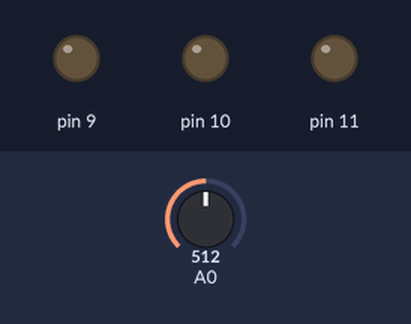
This sketch was run on a simulated Arduino Uno, built with avr-gcc and run on an emulated ATmega328P. Shown: output pins drawn as LEDs (lit = HIGH). The test bench sets the inputs (shaded band); at power-on: A0 = 512. What the sketch prints to the serial monitor is not drawn.

Above: at 0.1 s.
At 0.6 s:
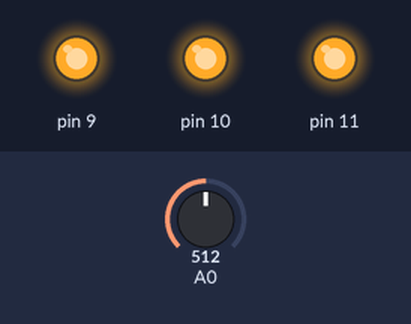
Timing chart, 0 to 2.1 s (numbered marks = the images above):
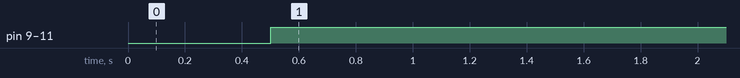

Measured:
- by itself, pin 9–11: LOW → HIGH at 0.50 s

The sketch:

GroundSensor.ino
```cpp
void setup() {
  // put your setup code here, to run once:

Serial.begin(9600);
pinMode(9, OUTPUT);
pinMode(10, OUTPUT);
pinMode(11, OUTPUT);

}

void loop() {
  // put your main code here, to run repeatedly:

int groundsensor = analogRead(0);
Serial.print("토질 측정:");
Serial.println(groundsensor);
delay(500);

if(groundsensor < 700){
  digitalWrite(9,HIGH);
  digitalWrite(10,HIGH);
  digitalWrite(11,HIGH);
}
else{
  digitalWrite(9,LOW);
  digitalWrite(10,LOW);
  digitalWrite(11,LOW);
}
}
```
